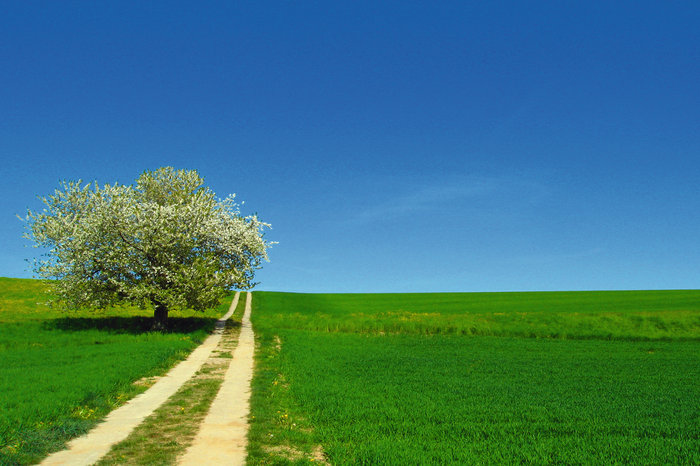
#> input picture Landschaftsbild.jpg, 700 x 466 px
$ python human2mice_old.py   (Python 2 division)   (older library calls are emulated)
#> lines starting #> are read from the running program, lines starting #| are printed output that depends on the picture
from PIL import Image
from PIL import ImageFilter
import pickle
import os

#viscodeDockerTest
################## Parameters

#ImagePath= '60spat.bmp'
#ImagePath= 'passfoto.jpg'
ImagePath= 'Landschaftsbild.jpg'
ContrastResFactor= 2
BlurRadius = 11

################## Magic
ImagePath=os.path.abspath(ImagePath)

os.chdir(os.path.dirname(ImagePath))

title= os.path.basename(ImagePath).split(".")[0]
try:
    os.mkdir(str(title)+"_output")
except:
    pass
os.chdir(str(title)+"_output")


col_cim=Image.open(ImagePath,'r')
#> col_cim is the input picture: PIL image 700x466 RGB; mean R, G, B 64.4, 120.9, 117.9


im = col_cim.convert("L")
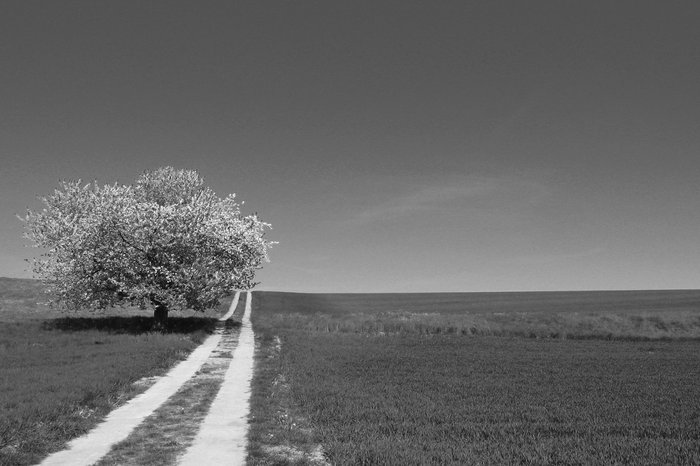
#> im: PIL image 700x466 L; min 2, max 252, mean 103.7
pickle.dump(im, open( "save.p", "wb" ) )

b = im.load()
def give_dim(b):
    for n in range(10000):
        try:
            b[1,n]
        except :
            ydim = n-1
            break

    for n in range(10000):
        try:
            b[n,1]
        except :
            xdim = n-1
            break
    return (xdim,ydim)

def give_scaledValue(factor, value):
    percent = float(value)/255.0
    UpperLimit = 255/factor
    Slider = (255 - int(UpperLimit))/2
    NewValue = percent * UpperLimit

    return int(NewValue) + Slider

dim = give_dim(b)
#> dim = (699, 465)
xdim = dim[0]
#> xdim = 699
ydim = dim[1]
#> ydim = 465

print xdim
#| 699
print ydim
#| 465


for Zeile in range(ydim):
    for Spalte in range(xdim):
        b[Spalte,Zeile] = give_scaledValue(ContrastResFactor, b[Spalte,Zeile])

im.save("Out_ContrastRes_"+str(title)+".png")
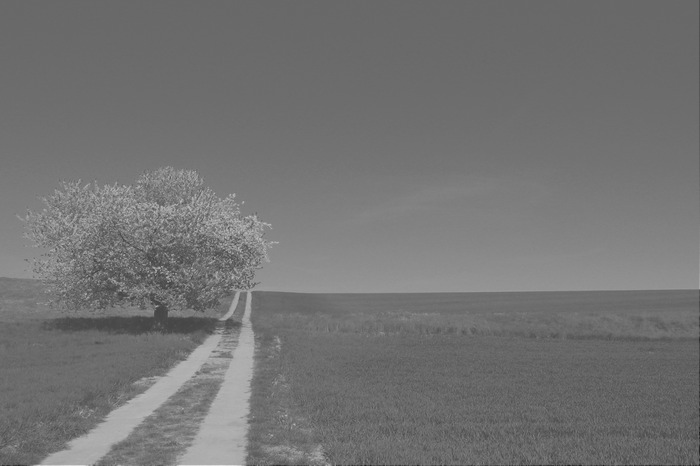
#> saved as Out_ContrastRes_Landschaftsbild.png: PIL image 700x466 L; min 29, max 226, mean 115

#####################Spatial Resolution

png = Image.open("Out_ContrastRes_"+str(title)+".png")
blurred_image = im.filter(ImageFilter.GaussianBlur((BlurRadius)))
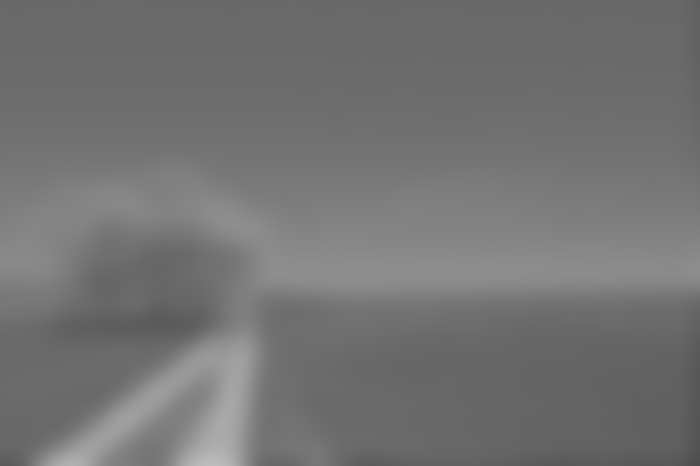
#> blurred_image: PIL image 700x466 L; min 77, max 188, mean 114.9

################### Collage Creation and Pic saves (Exept ContrastRes is saved above)

BW_im = pickle.load( open( "save.p", "rb" ) )
os.remove("save.p")
blank_image = Image.new("RGB", (xdim*4, ydim))
#> blank_image: PIL image 2796x465 RGB; every value is 0
blank_image.paste(col_cim, (0,0))
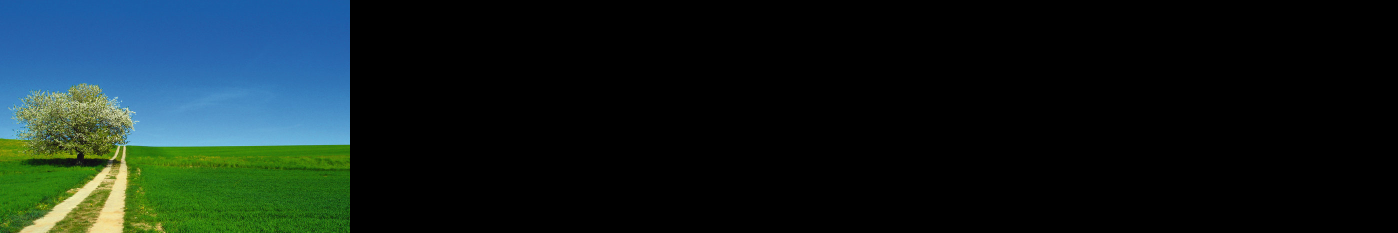
#> blank_image: PIL image 2796x465 RGB (shown at 1/2 size); mean R, G, B 16.1, 30.3, 29.5
blank_image.paste(BW_im, (xdim,0))
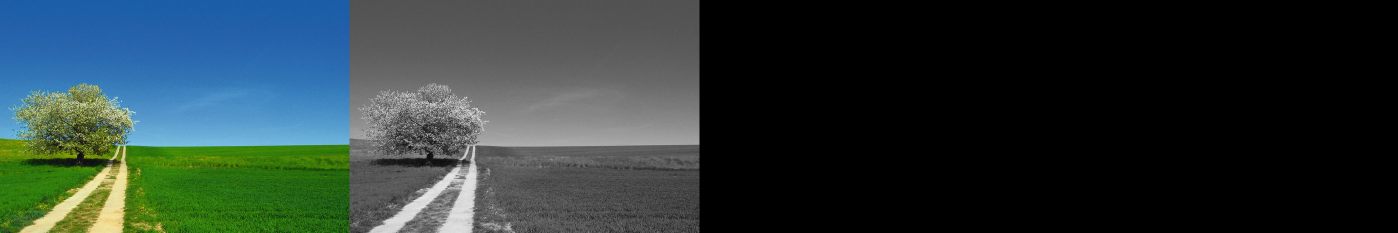
#> blank_image: PIL image 2796x465 RGB (shown at 1/2 size); mean R, G, B 42, 56.2, 55.5
blank_image.paste(im, (xdim*2,0))
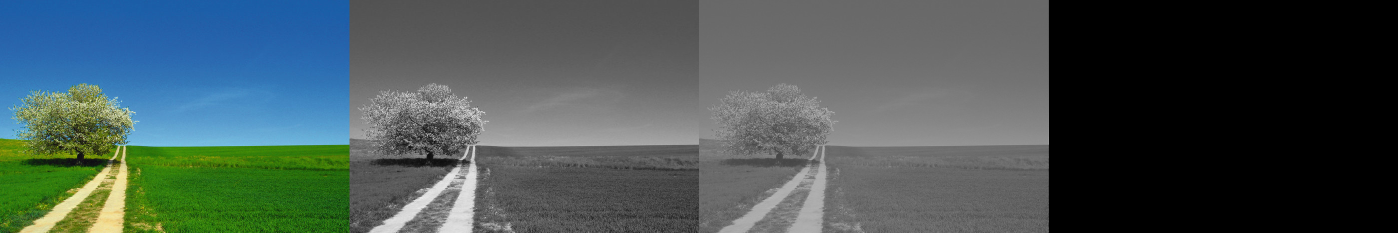
#> blank_image: PIL image 2796x465 RGB (shown at 1/2 size); mean R, G, B 70.8, 85, 84.2
blank_image.paste(blurred_image, (xdim*3,0))
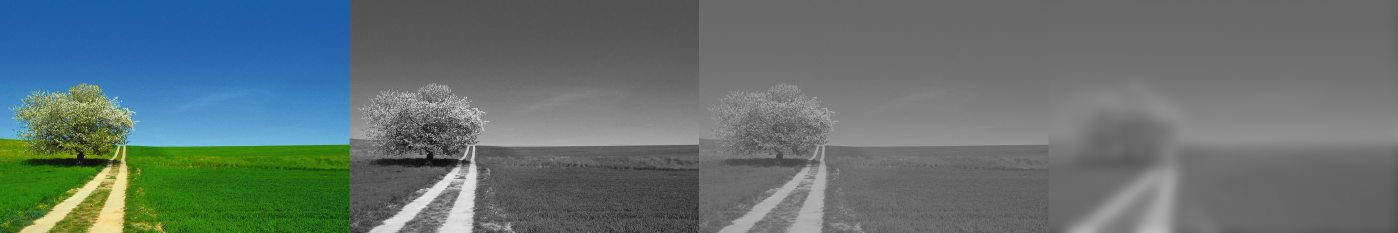
#> blank_image: PIL image 2796x465 RGB (shown at 1/2 size); mean R, G, B 99.5, 113.6, 112.9

out = im.resize((xdim/10,ydim/10), Image.ANTIALIAS)
out.show()


BW_im.save("Out_BW_"+str(title)+".png")
blurred_image.save("Out_Blurred_"+str(title)+".png")
blank_image.save("Out_Collage_"+str(title)+".png")
